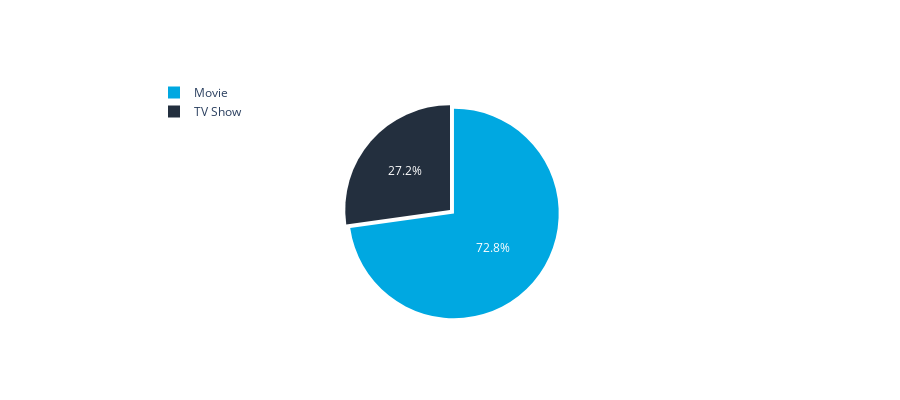

Notebook code cell kept with this figure:
### Code cell
import plotly.graph_objects as go
from plotly.offline import init_notebook_mode, iplot
import pandas as pd 
col = "type"
grouped = df[col].value_counts().reset_index()
grouped = grouped.rename(columns = {col : "count", "index" : col})

## plot
trace = go.Pie(labels=grouped[col], values=grouped['count'], pull=[0.05, 0], marker=dict(colors=["#00A8E1", "#232F3E"]))
layout = go.Layout(title="", height=400, legend=dict(x=0.1, y=1.1))
fig = go.Figure(data = [trace], layout = layout)
iplot(fig)

### Figure 1 — Plotly figure (JSON) as saved in the notebook; plotly's stock layout.template omitted (floating-point values rounded to 4 significant figures)
{"data": [{"labels": ["Movie", "TV Show"], "marker": {"colors": ["#00A8E1", "#232F3E"]}, "pull": [0.05, 0], "type": "pie", "values": [1051, 393]}], "layout": {"height": 400, "legend": {"x": 0.1, "y": 1.1}, "title": {"text": ""}}}
